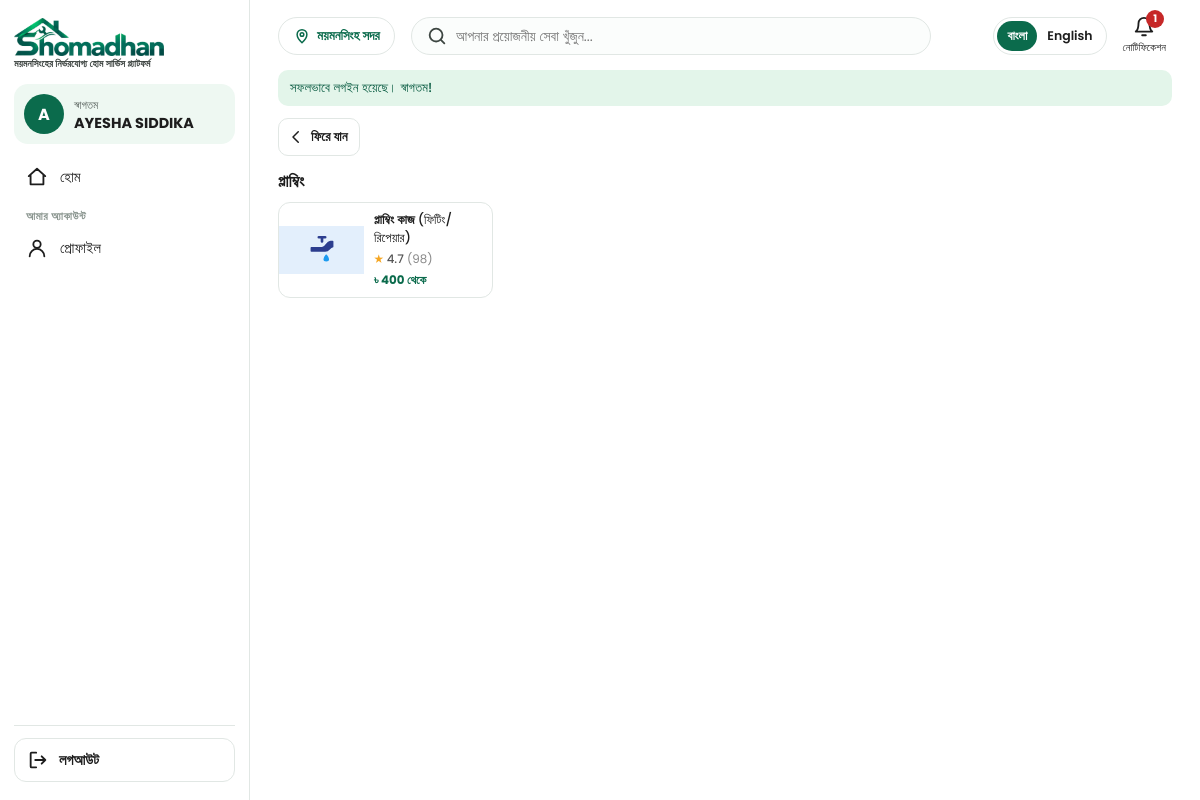
The app's page /public/user-dashboard.php?service=2 (signed in) with its own data.
### tables this page shows
CREATE TABLE `sub_services` (
  `id`           INT UNSIGNED NOT NULL AUTO_INCREMENT,
  `service_id`   INT UNSIGNED NOT NULL,
  `name_bn`      VARCHAR(80)  NOT NULL,
  `name_en`      VARCHAR(80)  NOT NULL,
  `detail_bn`    VARCHAR(120) NULL DEFAULT NULL,       
  `detail_en`    VARCHAR(120) NULL DEFAULT NULL,
  `image`        VARCHAR(255) NULL DEFAULT NULL,       
  `price`        INT UNSIGNED NOT NULL DEFAULT 0,      
  `rating`       DECIMAL(2,1) NOT NULL DEFAULT 0.0,    
  `rating_count` INT UNSIGNED NOT NULL DEFAULT 0,      
  `popular_rank` INT UNSIGNED NULL DEFAULT NULL,       
  `is_active`    TINYINT(1) NOT NULL DEFAULT 1,
  `created_at`   DATETIME NOT NULL DEFAULT CURRENT_TIMESTAMP,    
  `created_by` INT UNSIGNED NULL DEFAULT NULL,          
  PRIMARY KEY (`id`),
  KEY `idx_sub_services_service` (`service_id`),
  CONSTRAINT `fk_sub_services_service` FOREIGN KEY (`service_id`) REFERENCES `services` (`id`) ON DELETE RESTRICT,
  KEY `idx_sub_services_created_by` (`created_by`),
  CONSTRAINT `fk_sub_services_created_by` FOREIGN KEY (`created_by`) REFERENCES `staff` (`id`) ON DELETE RESTRICT
);

CREATE TABLE `services` (
  `id`         INT UNSIGNED NOT NULL AUTO_INCREMENT,
  `name_bn`    VARCHAR(60)  NOT NULL,
  `name_en`    VARCHAR(60)  NOT NULL,
  `icon`       VARCHAR(255) NOT NULL,                  
  `color`      ENUM('sand','sky','mint','rose','lilac','gray') NOT NULL DEFAULT 'mint',    
  `sort_order` INT NOT NULL DEFAULT 0,
  `is_active`  TINYINT(1) NOT NULL DEFAULT 1,
  `created_by` INT UNSIGNED NULL DEFAULT NULL,          
  PRIMARY KEY (`id`),
  KEY `idx_services_created_by` (`created_by`),
  CONSTRAINT `fk_services_created_by` FOREIGN KEY (`created_by`) REFERENCES `staff` (`id`) ON DELETE RESTRICT
);

### app/helpers/functions.php (called while the page is built, shortened)
<?php
function e($text)
{
    return htmlspecialchars((string)$text, ENT_QUOTES, 'UTF-8');
}
function view($file, $data = [])
{
    extract($data);
    require APP_PATH . '/views/' . $file . '.php';
}
function csrf_token()
{
    return $_SESSION['csrf'];
}
function asset($path)
{
    $file = dirname(__DIR__, 2) . '/public/' . $path;
    return $path . (is_file($file) ? '?v=' . filemtime($file) : '');
}
function lang_texts()
{
    $lang = ($_COOKIE['lang'] ?? '') === 'en' ? 'en' : 'bn';
    return [$lang, require APP_PATH . '/lang/' . $lang . '.php'];
}

### app/controllers/UserHomeController.php (called while the page is built, shortened)
<?php
require_once APP_PATH . '/models/HomeContentModel.php';
class UserHomeController
{
    public function index()
    {
        $user = require_role('user');
        list($lang, $t) = lang_texts();
        $data = [
            'lang'          => $lang,
            't'             => $t,
            'user'          => $user,
            'notice'        => flash_get('notice'),
            'services'      => HomeContentModel::services(true),
            'notifications' => HomeContentModel::notifications(true, 20),
            'changes'       => AccountChangeModel::forAccount('user', $user['id'], 10),
            'unread'        => HomeContentModel::unreadCount($user['id']) + AccountChangeModel::unseen('user', $user['id']),
            'q'             => mb_substr(trim((string)($_GET['q'] ?? '')), 0, 60, 'UTF-8'),
            'mode'          => 'home',
        ];
        $serviceId = (int)($_GET['service'] ?? 0);
        $list      = (string)($_GET['list'] ?? '');
        if ($data['q'] !== '') {
            $data['mode']  = 'list';
            $data['title'] = sprintf($t['home_search_for'], $data['q']);
            $data['items'] = HomeContentModel::search($data['q']);
        } elseif ($serviceId && ($sv = HomeContentModel::service($serviceId)) && $sv['is_active']) {
            $data['mode']  = 'list';
            $data['title'] = $lang === 'en' ? $sv['name_en'] : $sv['name_bn'];
            $data['items'] = HomeContentModel::inService($serviceId);
        } elseif ($list === 'popular' || $list === 'new') {
            $data['mode']  = 'list';
            $data['title'] = $t[$list === 'popular' ? 'home_popular' : 'home_new'];
            $data['items'] = $list === 'popular' ? HomeContentModel::popular() : HomeContentModel::newest();
        } elseif ($list === 'services') {
            $data['mode']  = 'services';
        }
        view('user/home', $data);
    }
}

### public/user-dashboard.php (called while the page is built, shortened)
<?php
require_once APP_PATH . '/controllers/UserHomeController.php';
(new UserHomeController())->index();

### app/core/Database.php (called while the page is built)
<?php
class Database
{
    private static $pdo = null;
    public static function get()
    {
        if (self::$pdo === null) {
            $file = ROOT_PATH . '/config/database.php';
            if (!is_file($file)) {
                $file = ROOT_PATH . '/config/database.example.php';
            }
            $c = require $file;
            $dsn = 'mysql:host=' . $c['host'] . ';port=' . (int)$c['port'] . ';dbname=' . $c['database'] . ';charset=utf8mb4';
            self::$pdo = new PDO($dsn, $c['username'], $c['password'], [
                PDO::ATTR_ERRMODE            => PDO::ERRMODE_EXCEPTION,
                PDO::ATTR_DEFAULT_FETCH_MODE => PDO::FETCH_ASSOC,
                PDO::ATTR_EMULATE_PREPARES   => false,
            ]);
            self::$pdo->exec("SET time_zone = '+06:00'");
        }
        return self::$pdo;
    }
}

### app/models/HomeContentModel.php (called while the page is built, shortened)
<?php
class HomeContentModel
{
    private static function db()
    {
        return Database::get();
    }
    private static function all($sql, array $args = [])
    {
        $st = self::db()->prepare($sql);
        $st->execute($args);
        return $st->fetchAll();
    }
    private static function subSql($where = '')
    {
        return 'SELECT x.*, s.name_bn AS service_bn, s.name_en AS service_en, s.icon AS service_icon, s.color AS service_color
                FROM sub_services x JOIN services s ON s.id = x.service_id ' . $where;
    }
    private static function visible($extra, array $args = [], $limit = 0)
    {
        return self::all(self::subSql('WHERE x.is_active = 1 AND s.is_active = 1 ' . $extra) . ($limit ? ' LIMIT ' . (int)$limit : ''), $args);
    }
    public static function inService($serviceId)
    {
        return self::visible('AND x.service_id = ? ORDER BY x.popular_rank IS NULL, x.popular_rank, x.id DESC', [$serviceId]);
    }
}

### app/views/user/home.php (the view, shortened to what this page needs)
<?php
$nm  = function ($row, $f = 'name') use ($lang) { return $row[$f . '_' . $lang] ?? $row[$f . '_bn']; };
$card = function ($x, $isNew = false) use ($nm, $t) {
    ob_start(); ?>
    <a class="svc-card" href="user-dashboard.php?service=<?= (int)$x['service_id'] ?>">
        <span class="svc-img tile-<?= e($x['service_color']) ?>">
            <?php if ($x['image']): ?><img src="<?= e($x['image']) ?>" alt="" loading="lazy"><?php else: ?><img class="ph" src="<?= e($x['service_icon']) ?>" alt=""><?php endif; ?>
            <?php if ($isNew): ?><span class="badge-new"><?= e($t['home_new_badge']) ?></span><?php endif; ?>
        </span>
        <span class="svc-body">
            <span class="svc-name"><?= e($nm($x)) ?><?php if ($nm($x, 'detail')): ?> <span class="svc-detail"><?= e($nm($x, 'detail')) ?></span><?php endif; ?></span>
            <span class="svc-meta">
                <?php if ((float)$x['rating'] > 0): ?><span class="stars">★ <b><?= e($x['rating']) ?></b> <span>(<?= (int)$x['rating_count'] ?>)</span></span><?php else: ?><span></span><?php endif; ?>
                <span class="price">৳ <?= e(number_format((int)$x['price'])) ?> <?= e($t['home_from']) ?></span>
            </span>
        </span>
    </a>
    <?php return ob_get_clean();
};
$tile = function ($s) use ($nm) { ?>
    <a class="cat" href="user-dashboard.php?service=<?= (int)$s['id'] ?>">
        <span class="cat-ic tile-<?= e($s['color']) ?>"><img src="<?= e($s['icon']) ?>" alt=""></span>
        <span class="cat-name"><?= e($nm($s)) ?></span>
    </a>
<?php };
?>
<!DOCTYPE html>
<html lang="<?= e($lang) ?>">
<head>
</head>
<body>
<?php
$active = $mode === 'home' ? 'home' : (string)($_GET['list'] ?? '');
$sideGroups = [
    ['', [
        'home'     => ['user-dashboard.php',               'side_home',     '<path d="M3 11 12 3l9 8M5 10v10h14V10"/>'],
    ]],
    ['grp_me', [
        'profile'  => ['profile.php',                      'pf_menu',       '<circle cx="12" cy="8" r="4"/><path d="M4 21a8 8 0 0 1 16 0"/>'],
    ]],
];
?>
<aside class="side-menu u-side" id="side-menu" aria-label="<?= e($t['side_menu']) ?>">
    <div class="side-top">
        <a class="side-brand" href="user-dashboard.php">
            <img src="<?= e(asset('assets/images/logo.png')) ?>" alt="Shomadhan">
            <small><?= e($t['tagline']) ?></small>
        </a>
    </div>
    <nav class="side-nav">
        <?php foreach ($sideGroups as $g): ?>
            <?php if ($g[0] !== ''): ?><p class="nav-grp"><?= e($t[$g[0]]) ?></p><?php endif; ?>
            <?php foreach ($g[1] as $key => $l): ?>
            <a href="<?= e($l[0]) ?>"<?= $active === $key ? ' class="on" aria-current="page"' : '' ?>><svg class="ic" viewBox="0 0 24 24" aria-hidden="true"><?= $l[2] ?></svg><?= e($t[$l[1]]) ?></a>
            <?php endforeach; ?>
        <?php endforeach; ?>
    </nav>
    <div class="side-bottom">
    </div>
</aside>
<div class="shell">
    <header class="top">
        <span class="loc">
            <svg class="ic" viewBox="0 0 24 24" aria-hidden="true"><path d="M12 21s-6.5-6-6.5-11a6.5 6.5 0 0 1 13 0c0 5-6.5 11-6.5 11z"/><circle cx="12" cy="10" r="2.4"/></svg>
            <?= e($t['home_location']) ?>
        </span>
        <form class="search" method="get" action="user-dashboard.php" role="search">
            <svg class="ic" viewBox="0 0 24 24" aria-hidden="true"><circle cx="11" cy="11" r="7"/><path d="m20 20-3.5-3.5"/></svg>
            <input type="search" name="q" value="<?= e($q) ?>" maxlength="60" placeholder="<?= e($t['home_search_ph']) ?>" aria-label="<?= e($t['home_search_ph']) ?>">
        </form>
        <div class="tools">
            <div class="notif">
                <button type="button" class="tool" id="bell" aria-expanded="false" aria-controls="notif-panel">
                    <span class="tool-ic">
                        <svg class="ic" viewBox="0 0 24 24" aria-hidden="true"><path d="M6 8a6 6 0 0 1 12 0c0 7 3 9 3 9H3s3-2 3-9M10 21h4"/></svg>
                        <?php if ($unread > 0): ?><span class="count" id="bell-count"><?= $unread > 9 ? '9+' : (int)$unread ?></span><?php endif; ?>
                    </span>
                    <span class="tool-txt"><?= e($t['home_notifications']) ?></span>
                </button>
            </div>
        </div>
    </header>
    <main class="content" data-csrf="<?= e(csrf_token()) ?>">
        <?php if ($notice !== ''): ?><p class="flash" role="status"><?= e($notice) ?></p><?php endif; ?>
        <?php if ($mode === 'home'): ?>
            <?php if ($banners): ?>
            <section class="slider" aria-label="<?= e($t['home_offers']) ?>">
                <div class="slides" id="slides">
                    <?php foreach ($banners as $i => $b): ?>
                        <div class="slide"><img src="<?= e($b['image']) ?>" alt="<?= e($b['title'] ?? '') ?>"<?= $i ? ' loading="lazy"' : '' ?>></div>
                    <?php endforeach; ?>
                </div>
                <?php if (count($banners) > 1): ?>
                    <button type="button" class="arrow prev" aria-label="Previous">‹</button>
                    <button type="button" class="arrow next" aria-label="Next">›</button>
                    <div class="dots"><?php foreach ($banners as $i => $b): ?><span<?= $i ? '' : ' class="on"' ?>></span><?php endforeach; ?></div>
                <?php endif; ?>
            </section>
            <?php endif; ?>
            <section class="sec">
                <div class="sec-head"><h2><?= e($t['home_categories']) ?></h2><a href="user-dashboard.php?list=services"><?= e($t['home_see_all_services']) ?> →</a></div>
                <div class="cats">
                    <?php foreach (array_slice($services, 0, 6) as $s) { $tile($s); } ?>
                </div>
            </section>
            <?php if ($popular): ?>
            <section class="sec">
                <div class="sec-head"><h2><?= e($t['home_popular']) ?></h2><a href="user-dashboard.php?list=popular"><?= e($t['home_see_all']) ?> →</a></div>
                <div class="cards home-cards"><?php foreach ($popular as $x) { echo $card($x); } ?></div>
            </section>
            <?php endif; ?>
            <?php if ($newest): ?>
            <section class="sec">
                <div class="sec-head"><h2><?= e($t['home_new']) ?></h2><a href="user-dashboard.php?list=new"><?= e($t['home_see_all']) ?> →</a></div>
                <div class="cards cards-new home-cards"><?php foreach ($newest as $x) { echo $card($x, true); } ?></div>
            </section>
            <?php endif; ?>
        <?php else: ?>
            <section class="sec">
                <a class="page-back" href="user-dashboard.php"><svg class="ic" viewBox="0 0 24 24" aria-hidden="true"><path d="m15 5-7 7 7 7"/></svg><?= e($t['login_back']) ?></a>
                <div class="sec-head"><h2><?= e($title) ?></h2></div>
                <div class="cards cards-grid"><?php foreach ($items as $x) { echo $card($x); } ?></div>
            </section>
        <?php endif; ?>
    </main>
</div>
</body>
</html>

### public/assets/css/base.css (style rules this page uses)
:root { --green: #0b6b4c; --green-dark: #075a40; --green-soft: #e3f5ea; --text: #1d1d1d; --muted: #5b6460; --line: #e1e7e4; --red: #c62828; --red-soft: #fdecec; --gold: #f5a623; --bg: #f3f7f5; --focus: #f59e0b; --font: 'Poppins', 'Hind Siliguri', system-ui, sans-serif; }
* { box-sizing: border-box; margin: 0; padding: 0; }
a { color: inherit; text-decoration: none; }
.ic { width: 20px; height: 20px; fill: none; stroke: currentColor; stroke-width: 2; stroke-linecap: round; stroke-linejoin: round; flex: none; }
.nav-grp { margin: 10px 12px 2px; font-size: .7rem; font-weight: 600; letter-spacing: .04em; text-transform: uppercase; color: #8a958f; }
.side-menu { position: fixed; top: 0; left: 0; bottom: 0; z-index: 60; width: 270px; max-width: 86vw; display: flex; flex-direction: column; padding: 18px 14px; background: #fff; border-right: 1px solid var(--line); overflow-y: auto; transform: translateX(-105%); transition: transform .25s ease; }
.side-top { display: flex; align-items: flex-start; justify-content: space-between; gap: 8px; }
@media (min-width: 900px) { .side-menu { transform: none; z-index: 20; } }
.side-nav { display: flex; flex-direction: column; gap: 2px; }
.side-nav a, .side-nav button { display: flex; align-items: center; gap: 12px; width: 100%; padding: 8px 12px; border: 0; border-radius: 12px; background: none; color: var(--text); font: 500 .92rem var(--font); white-space: nowrap; text-align: left; cursor: pointer; }
.side-bottom { margin-top: auto; display: flex; flex-direction: column; gap: 8px; padding-top: 12px; border-top: 1px solid var(--line); }
.page-back { display: inline-flex; align-items: center; gap: 6px; height: 38px; padding: 0 12px 0 8px; border: 1px solid var(--line); border-radius: 10px; background: #fff; color: var(--text); font: 600 .82rem var(--font); text-decoration: none; cursor: pointer; }
.page-back .ic { width: 18px; height: 18px; }

### records on screen
sub_services: service.icon (picture), name_bn "প্লাম্বিং কাজ", detail_bn "(ফিটিং/রিপেয়ার)", rating "4.7", rating_count "98", price "400"

### other values on screen
$t['tagline'] "ময়মনসিংহের নির্ভরযোগ্য হোম সার্ভিস প্ল্যাটফর্ম"
mb_substr(($name ?? '') !== '' ? $name : 'U', 0, 1, 'UTF-8') "A"
$t['side_hello'] "স্বাগতম"
$name "AYESHA SIDDIKA"
$t[$l[1]] "হোম"
$t[$g[0]] "আমার অ্যাকাউন্ট"
$t[$l[1]] "প্রোফাইল"
$inner "লগআউট"
$t['home_location'] "ময়মনসিংহ সদর"
$unread "1"
$t['home_notifications'] "নোটিফিকেশন"
$notice "সফলভাবে লগইন হয়েছে। স্বাগতম!"
$t['login_back'] "ফিরে যান"
$title "প্লাম্বিং"
